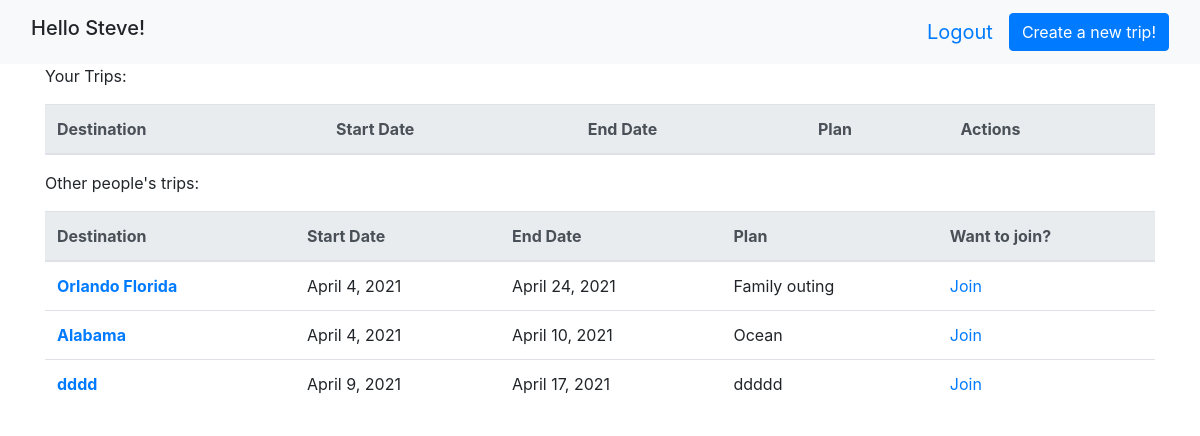
/dashboard (signed in), run on the app's committed database.
### Trip_app/models.py (models this page shows)
class User(models.Model):
    first_name = models.CharField(max_length=255)
    last_name =models.CharField(max_length=255)
    email =models.CharField(max_length=255)
    password =models.CharField(max_length=255)
    created_at =models.DateField(auto_now_add=True)
    updated_at =models.DateField(auto_now=True)
    objects =UserManager()

class Trip(models.Model):
    destination = models.CharField(max_length=255)
    start_date = models.DateField(auto_now=False)
    end_date = models.DateField(auto_now=False)
    plan = models.TextField()
    planner = models.ForeignKey(User, related_name='my_trips', on_delete=models.CASCADE)
    guest = models.ManyToManyField(User, related_name='trips')
    created_at = models.DateField(auto_now_add=True)
    updated_at = models.DateField(auto_now=True)
    objects =TripManager()

### Trip_app/views.py (the view)
# urls.py: url(r'^dashboard$', views.dashboard),
def dashboard(request):
    if 'id' in request.session:
        user_trips=Trip.objects.filter(planner=User.objects.get(id=request.session['id']))
        other_trips=Trip.objects.exclude(planner=User.objects.get(id=request.session['id'])).exclude(guest=User.objects.get(id=request.session['id']))
        guest_trips=Trip.objects.filter(guest=User.objects.get(id=request.session['id']))
        context={
            "user_trips": user_trips,
            'other_trips': other_trips,
            'guest_trips': guest_trips,
        }
        return render(request, 'dashboard.html', context)
    else:
        messages.error(request, 'Please Log In.', extra_tags='fail')
        return redirect('/')

### Trip_app/templates/dashboard.html (shortened to what this page needs)
<!DOCTYPE html>
<html lang="en">
<head>
    <link rel="stylesheet" href="https://maxcdn.bootstrapcdn.com/bootstrap/4.5.2/css/bootstrap.min.css">
    {% load static %}
</head>
<body>
    <nav class="navbar navbar-expand-sm bg-light justify-content-center">
        <div class='container-fluid'>
            <h1 class="navbar-brand">Hello {{request.session.username}}!</h1>
            <a class="navbar-brand ml-auto navbar-link" href="/destroy">Logout</a>
            <a href="/trips/new" class="btn btn-primary">Create a new trip!</a>
        </div>
    </nav>
    <div class="container">
        <p>Your Trips:</p>
        <table class="table">
            <thead class="thead-light">
                <tr>
                    <th scope="col">Destination</th>
                    <th scope="col">Start Date</th>
                    <th scope="col">End Date</th>
                    <th scope="col">Plan</th>
                    <th scope="col">Actions</th>
                </tr>
            </thead>
        </table>
        <table class="table">
            <p>Other people's trips:</p>
            <thead class="thead-light">
                <tr>
                    <th scope="col">Destination</th>
                    <th scope="col">Start Date</th>
                    <th scope="col">End Date</th>
                    <th scope="col">Plan</th>
                    <th scope="col">Want to join?</th>
                </tr>
            </thead>
            <tbody>
                {% for trip in other_trips %}
                <tr>
                    <th scope="row"><a href="/trips/{{trip.id}}">{{trip.destination}}</a></th>
                    <td>{{trip.start_date}}</td>
                    <td>{{trip.end_date}}</td>
                    <td>{{trip.plan}}</td>
                    <td><a href="/trips/{{trip.id}}/join">Join</a></td>
                </tr>
                {% endfor %}
            </tbody>
        </table>
    </div>
</body>
</html>

### data on the page
User: session.username "Steve"
Trip: destination "Orlando Florida", start_date "April 4, 2021", end_date "April 24, 2021", plan "Family outing"
Trip: destination "Alabama", start_date "April 4, 2021", end_date "April 10, 2021", plan "Ocean"
Trip: destination "dddd", start_date "April 9, 2021", end_date "April 17, 2021", plan "ddddd"
